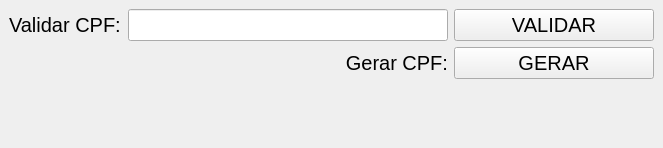
<?xml version="1.0" encoding="UTF-8"?>
<ui version="4.0">
 <class>MainWindow</class>
 <widget class="QMainWindow" name="MainWindow">
  <property name="geometry">
   <rect>
    <x>0</x>
    <y>0</y>
    <width>663</width>
    <height>148</height>
   </rect>
  </property>
  <property name="font">
   <font>
    <pointsize>24</pointsize>
   </font>
  </property>
  <property name="windowTitle">
   <string>Validador e Gerador de CPF</string>
  </property>
  <widget class="QWidget" name="centralwidget">
   <layout class="QGridLayout" name="gridLayout">
    <item row="2" column="3">
     <widget class="QPushButton" name="btnGeraCPF">
      <property name="font">
       <font>
        <family>Segoe UI</family>
        <pointsize>15</pointsize>
       </font>
      </property>
      <property name="text">
       <string>GERAR</string>
      </property>
     </widget>
    </item>
    <item row="0" column="1" colspan="2">
     <widget class="QLineEdit" name="inputValidaCPF">
      <property name="font">
       <font>
        <family>Segoe UI</family>
        <pointsize>15</pointsize>
       </font>
      </property>
     </widget>
    </item>
    <item row="3" column="0" colspan="4">
     <widget class="QLabel" name="labelRetorno">
      <property name="font">
       <font>
        <family>Segoe UI</family>
        <pointsize>24</pointsize>
       </font>
      </property>
      <property name="styleSheet">
       <string notr="true">color: green;</string>
      </property>
      <property name="text">
       <string/>
      </property>
      <property name="alignment">
       <set>Qt::AlignCenter</set>
      </property>
     </widget>
    </item>
    <item row="0" column="3">
     <widget class="QPushButton" name="btnValidaCPF">
      <property name="minimumSize">
       <size>
        <width>200</width>
        <height>0</height>
       </size>
      </property>
      <property name="font">
       <font>
        <family>Segoe UI</family>
        <pointsize>15</pointsize>
       </font>
      </property>
      <property name="text">
       <string>VALIDAR</string>
      </property>
      <property name="iconSize">
       <size>
        <width>16</width>
        <height>16</height>
       </size>
      </property>
      <property name="autoDefault">
       <bool>false</bool>
      </property>
      <property name="default">
       <bool>false</bool>
      </property>
      <property name="flat">
       <bool>false</bool>
      </property>
     </widget>
    </item>
    <item row="0" column="0">
     <widget class="QLabel" name="label">
      <property name="font">
       <font>
        <family>Segoe UI</family>
        <pointsize>15</pointsize>
       </font>
      </property>
      <property name="text">
       <string>Validar CPF:</string>
      </property>
     </widget>
    </item>
    <item row="2" column="2">
     <widget class="QLabel" name="label_2">
      <property name="font">
       <font>
        <family>Segoe UI</family>
        <pointsize>15</pointsize>
       </font>
      </property>
      <property name="text">
       <string>                  Gerar CPF:</string>
      </property>
     </widget>
    </item>
   </layout>
  </widget>
 </widget>
 <resources/>
 <connections/>
</ui>
